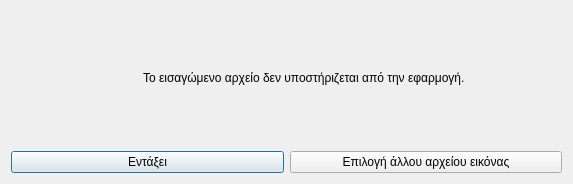
<?xml version="1.0" encoding="UTF-8"?>
<ui version="4.0">
 <class>Dialog</class>
 <widget class="QDialog" name="Dialog">
  <property name="geometry">
   <rect>
    <x>0</x>
    <y>0</y>
    <width>573</width>
    <height>184</height>
   </rect>
  </property>
  <property name="windowTitle">
   <string>Λάθος αρχείο εικόνας</string>
  </property>
  <property name="windowIcon">
   <iconset resource="../../../icons.qrc">
    <normaloff>:/rest-windows/assets/images/rest-windows/information.png</normaloff>:/rest-windows/assets/images/rest-windows/information.png</iconset>
  </property>
  <layout class="QGridLayout" name="gridLayout">
   <item row="0" column="0" colspan="2">
    <widget class="QFrame" name="frame">
     <property name="styleSheet">
      <string notr="true">QFrame{border:0px;}</string>
     </property>
     <property name="frameShape">
      <enum>QFrame::StyledPanel</enum>
     </property>
     <property name="frameShadow">
      <enum>QFrame::Raised</enum>
     </property>
     <layout class="QHBoxLayout" name="horizontalLayout">
      <item>
       <widget class="QLabel" name="image_label">
        <property name="maximumSize">
         <size>
          <width>117</width>
          <height>117</height>
         </size>
        </property>
        <property name="text">
         <string/>
        </property>
        <property name="pixmap">
         <pixmap resource="../../../icons.qrc">:/rest-windows/assets/images/rest-windows/information.png</pixmap>
        </property>
        <property name="scaledContents">
         <bool>true</bool>
        </property>
       </widget>
      </item>
      <item>
       <widget class="QLabel" name="label">
        <property name="text">
         <string>Το εισαγώμενο αρχείο δεν υποστήριζεται από την εφαρμογή.</string>
        </property>
        <property name="alignment">
         <set>Qt::AlignJustify|Qt::AlignVCenter</set>
        </property>
       </widget>
      </item>
     </layout>
    </widget>
   </item>
   <item row="1" column="0">
    <widget class="QPushButton" name="ok">
     <property name="text">
      <string>Εντάξει</string>
     </property>
     <property name="icon">
      <iconset resource="../../../icons.qrc">
       <normaloff>:/rest-windows/assets/images/rest-windows/ok.png</normaloff>:/rest-windows/assets/images/rest-windows/ok.png</iconset>
     </property>
    </widget>
   </item>
   <item row="1" column="1">
    <widget class="QPushButton" name="choose_another_file">
     <property name="text">
      <string>Επιλογή άλλου αρχείου εικόνας</string>
     </property>
     <property name="icon">
      <iconset resource="../../../icons.qrc">
       <normaloff>:/main-window/assets/images/main-window/deck-image.png</normaloff>:/main-window/assets/images/main-window/deck-image.png</iconset>
     </property>
    </widget>
   </item>
  </layout>
 </widget>
 <tabstops>
  <tabstop>ok</tabstop>
 </tabstops>
 <resources>
  <include location="../../../icons.qrc"/>
  <include location="../../../icons.qrc"/>
  <include location="../../../icons.qrc"/>
  <include location="../../../icons.qrc"/>
 </resources>
 <connections/>
</ui>
